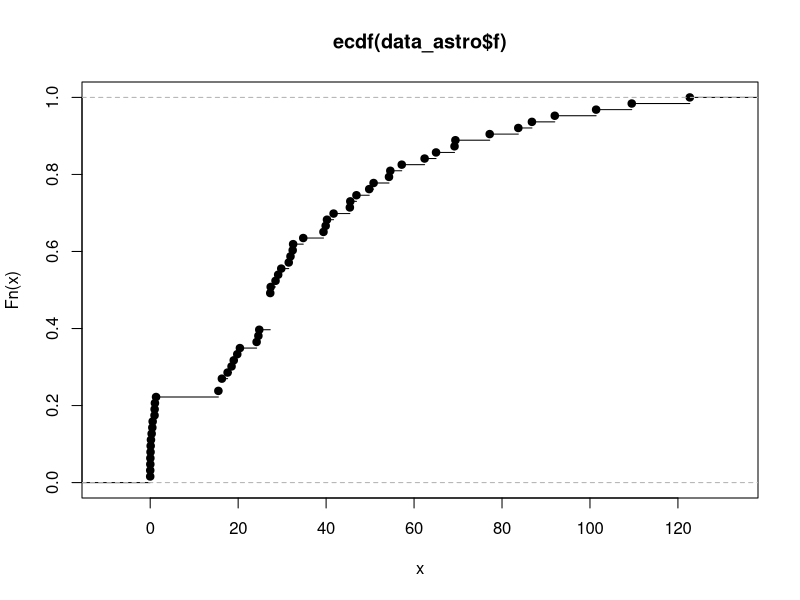
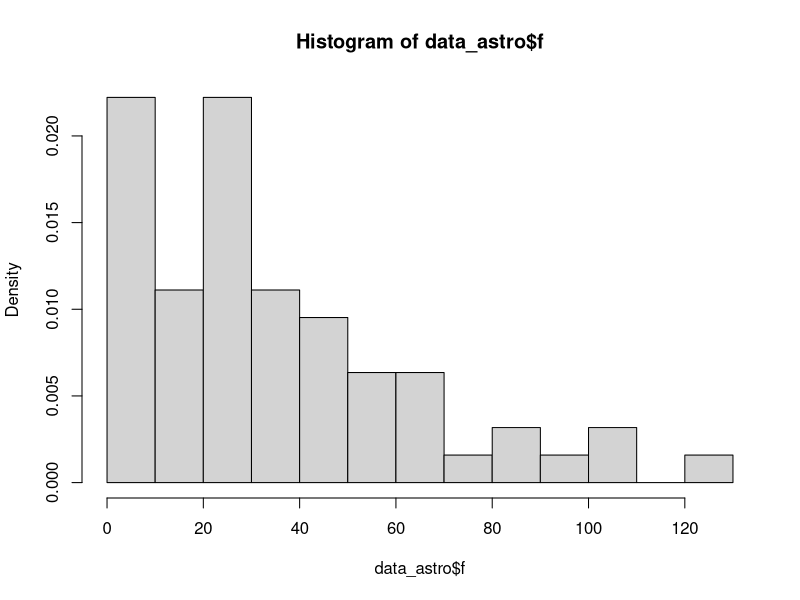
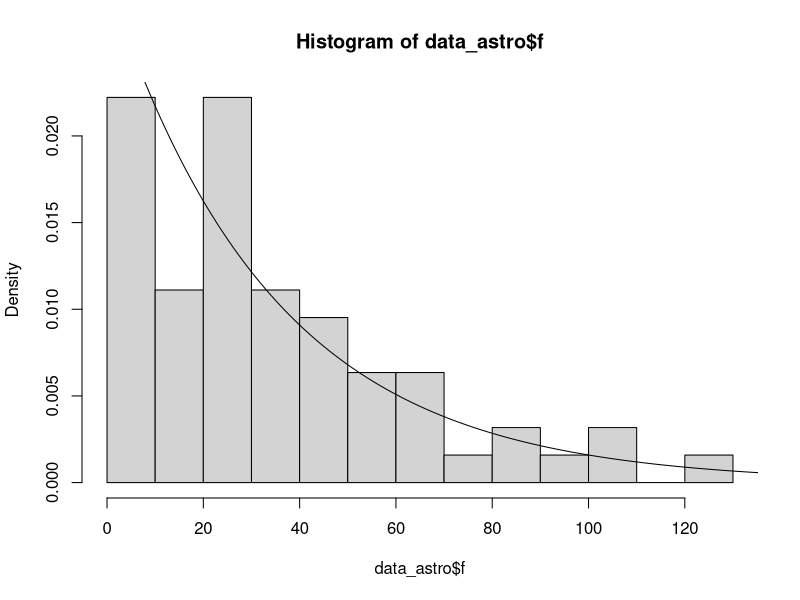
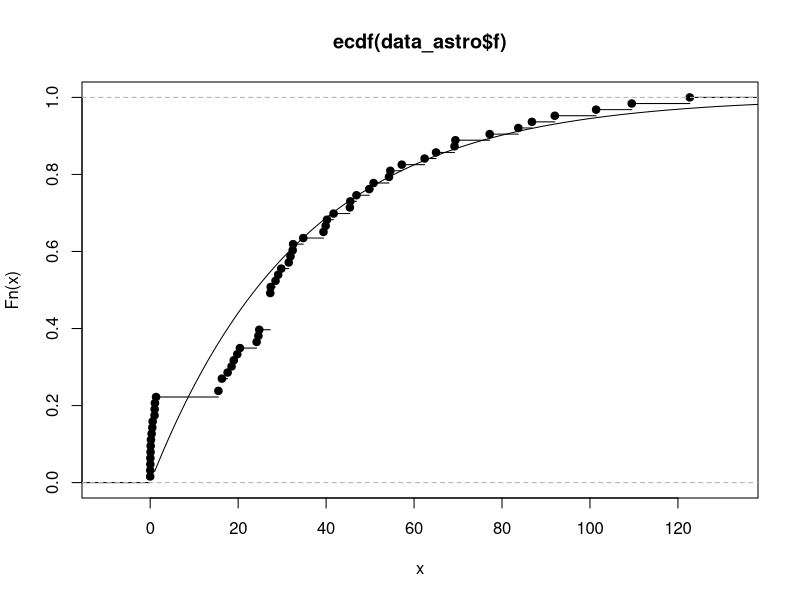
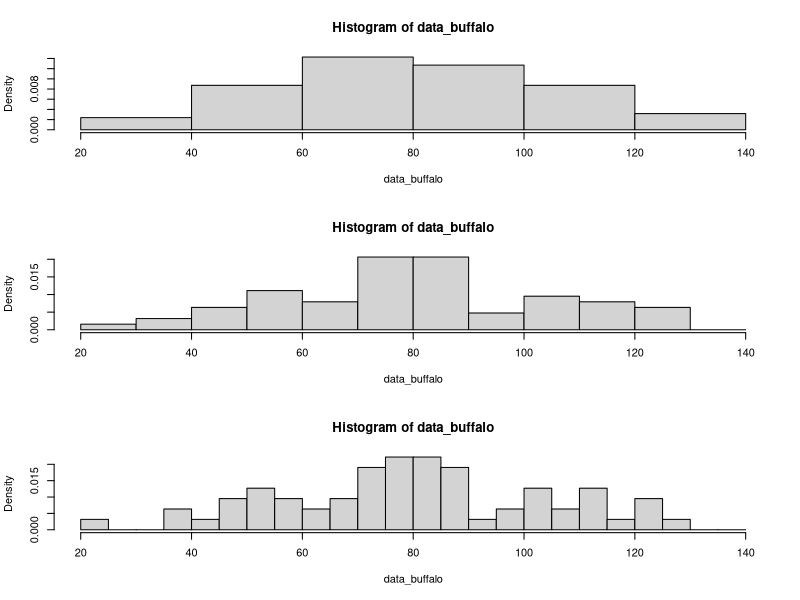
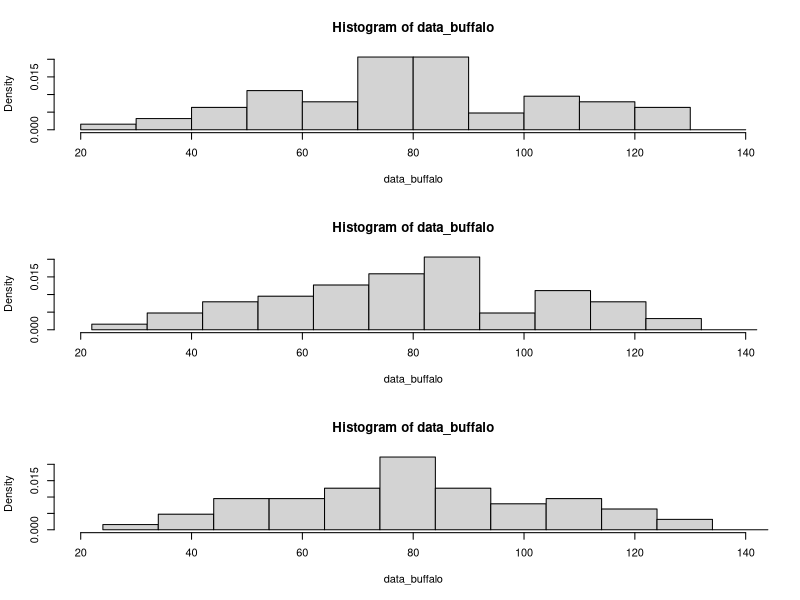
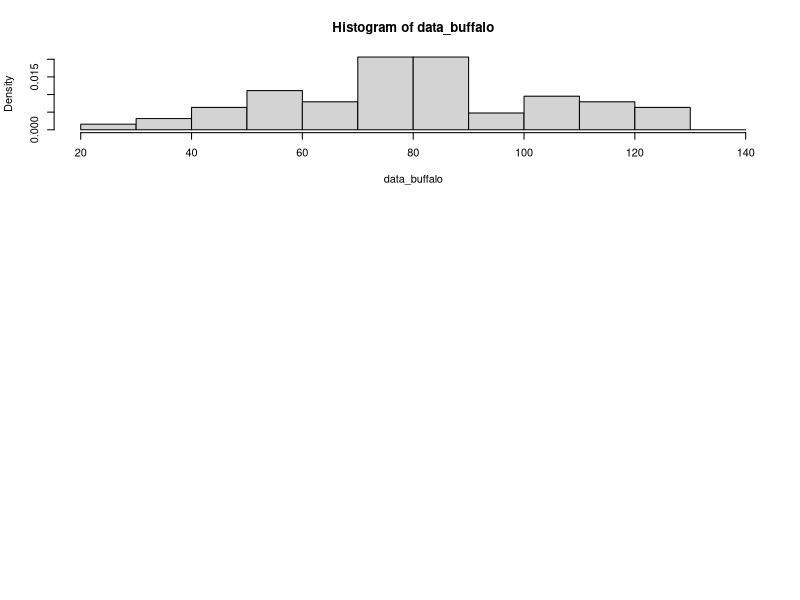
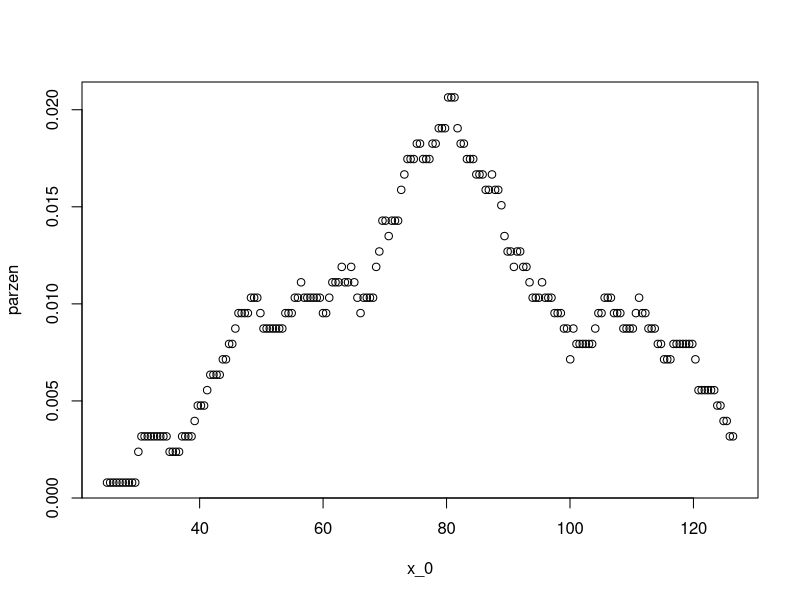

Write the R code that produced these figures, in order.
library(here)
# Clase 4 ####
# Ejercicio 1 ####
## 1 ####
data_astro <- read.table(here("aprendizaje_estadistico/Clase_4/data/astro.txt"), header=T, skip=1)
head(data_astro)

## 2 ####
P <- sum(data_astro$f<=40)/nrow(data_astro)
P

## 3 ####
fluxEmp <- ecdf(data_astro$f)
plot(fluxEmp)

## 4 ####
hist(data_astro$f, freq = F, breaks = 10)

## 5 ####
# 1/lambda es la esperanza, entonces aprovecho eso y calculo al promedio, como estimador de la esperanza
# entonces, lambda me queda 1/mean()
lambda <- 1/mean(data_astro$f)
x <- 1:140

# Densidad
hist(data_astro$f, freq = F, breaks = 10)
lines(x, lambda*exp(-x*lambda))

# Distribucion
plot(fluxEmp)
lines(x, 1-exp(-x*lambda))

# Ejercicio 2 ####
## 6 ####
data_buffalo <- scan(here("aprendizaje_estadistico/Clase_4/data/buffalo.txt"))
data_buffalo

par(mfrow=c(3,1))
hist(data_buffalo, freq = F)
hist(data_buffalo, freq = F, xlim = c(20, 140), breaks = seq(20, 140, 10))
hist(data_buffalo, freq = F, xlim = c(20, 140), breaks = seq(20, 140, 5))

## 7 ####
par(mfrow=c(3,1))
hist(data_buffalo, freq = F, xlim = c(20, 140), breaks = seq(20, 140, 10))
hist(data_buffalo, freq = F, xlim = c(20, 140), breaks = seq(22, 142, 10))
hist(data_buffalo, freq = F, xlim = c(20, 140), breaks = seq(24, 144, 10))

## 8 ####
proba_est <- function(x, x_0, h) {
  sum(data_buffalo<= x_0+h & data_buffalo>= x_0-h) / (length(data_buffalo))
}
proba_est(data_buffalo, 75, 5)

## 9 ####
proba_est(data_buffalo, 80, 10)
proba_est(data_buffalo, 80, 15)
proba_est(data_buffalo, 80, 20)
proba_est(data_buffalo, 40, 10)
proba_est(data_buffalo, 40, 15)
proba_est(data_buffalo, 40, 20)
# Es mas grande la de 80,10 que la de 40,10

## 10 ####
densidad_est_parzen <- function(x, x_0, h) {
  parzen <- 0*x_0
  for (i in 1:length(x_0)) {
    parzen[i] <- sum(data_buffalo<= x_0[i]+h & data_buffalo>= x_0[i]-h) / (length(data_buffalo)*2*h)
  }  
  parzen
}

## 11 ####
densidad_est_parzen(data_buffalo, 80, 10)
density(data_buffalo, kernel = "rectangular", bw = 10/sqrt(3), from = 80, to = 80, n = 1)$y
hist(data_buffalo, freq = F, xlim = c(20, 140), breaks = seq(20, 140, 10))$density

## 12 ####
x_0 <- seq(25, 126.4, (126.4-25)/200)
parzen <- densidad_est_parzen(data_buffalo, x_0, 10)
par(mfrow=c(1,1))
plot(x_0, parzen)

## 13 ####
x_0 <- seq(25, 126.4, (126.4-25)/199)
par(mfrow=c(3,1))

# 10
hist(data_buffalo, freq = F, ylim = c(0, .022))
parzen_10 <- densidad_est_parzen(data_buffalo, x_0, 10)
lines(x_0, parzen_10, col = "red")

# 20
hist(data_buffalo, freq = F, ylim = c(0, .022))
parzen_20 <- densidad_est_parzen(data_buffalo, x_0, 20)
lines(x_0, parzen_20, col = "red")

# 50
hist(data_buffalo, freq = F, ylim = c(0, .022))
parzen_50 <- densidad_est_parzen(data_buffalo, x_0, 50)
lines(x_0, parzen_50, col = "red")

# Ejercicio 3 ####
data_ninos <- read.csv(here("aprendizaje_estadistico/Clase_4/data/datos_sim_ninos.csv"))
data_ninos

## 14 ####
par(mfrow=c(1,1))
hist(data_ninos$x, freq = F,
     main="h = 0.5",
     xlab="Peso de los ninios (Kg)",
     ylab="Density",
     ylim = c(0, 0.3))
dens <- density(data_ninos$x, kernel = "gaussian", bw = 0.5)
lines(dens$x, dens$y, col = "red")

## 15 ####
density(data_ninos$x, kernel = "gaussian", bw = 0.5, from = 16, to = 22, n = 4)$y

## 16 ####
par(mfrow=c(1,1))
hist(data_ninos$x, freq = F,
     main="h = 0.15 (azul), h = 0.5 (rojo), h = 10 (verde)",
     xlab="Peso de los ninios (Kg)",
     ylab="Density", ylim = c(0, 0.32))
dens <- density(data_ninos$x, kernel = "gaussian", bw = 0.15)
lines(dens$x, dens$y, ylim = c(0, 0.3), col = "blue")
dens <- density(data_ninos$x, kernel = "gaussian", bw = 0.5)
lines(dens$x, dens$y, ylim = c(0, 0.3), col = "red")
dens <- density(data_ninos$x, kernel = "gaussian", bw = 10)
lines(dens$x, dens$y, ylim = c(0, 0.3), col = "green")
